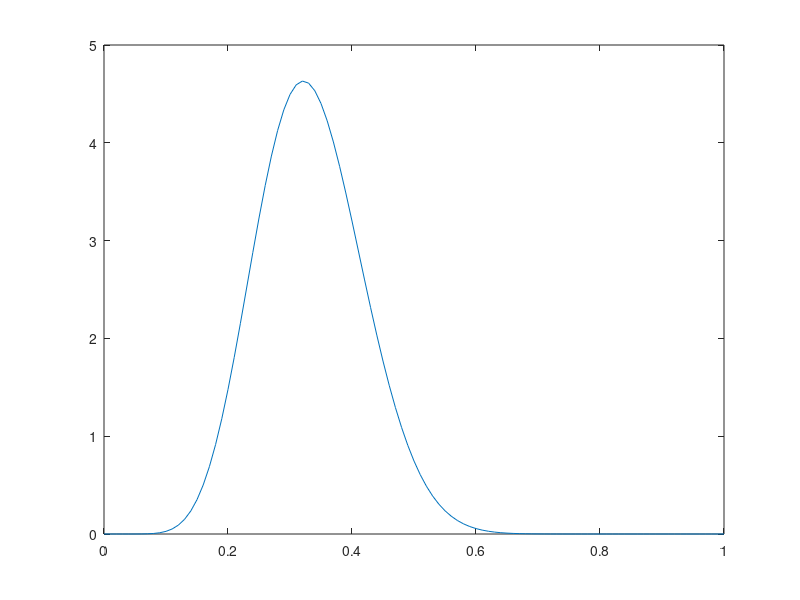

Reproduce this figure in MATLAB.
%% Script for plotting beta distributions
close all;
clear variables;

X = 0:0.01:1;
t = betapdf(X,10,20);

figure
plot(X,t)